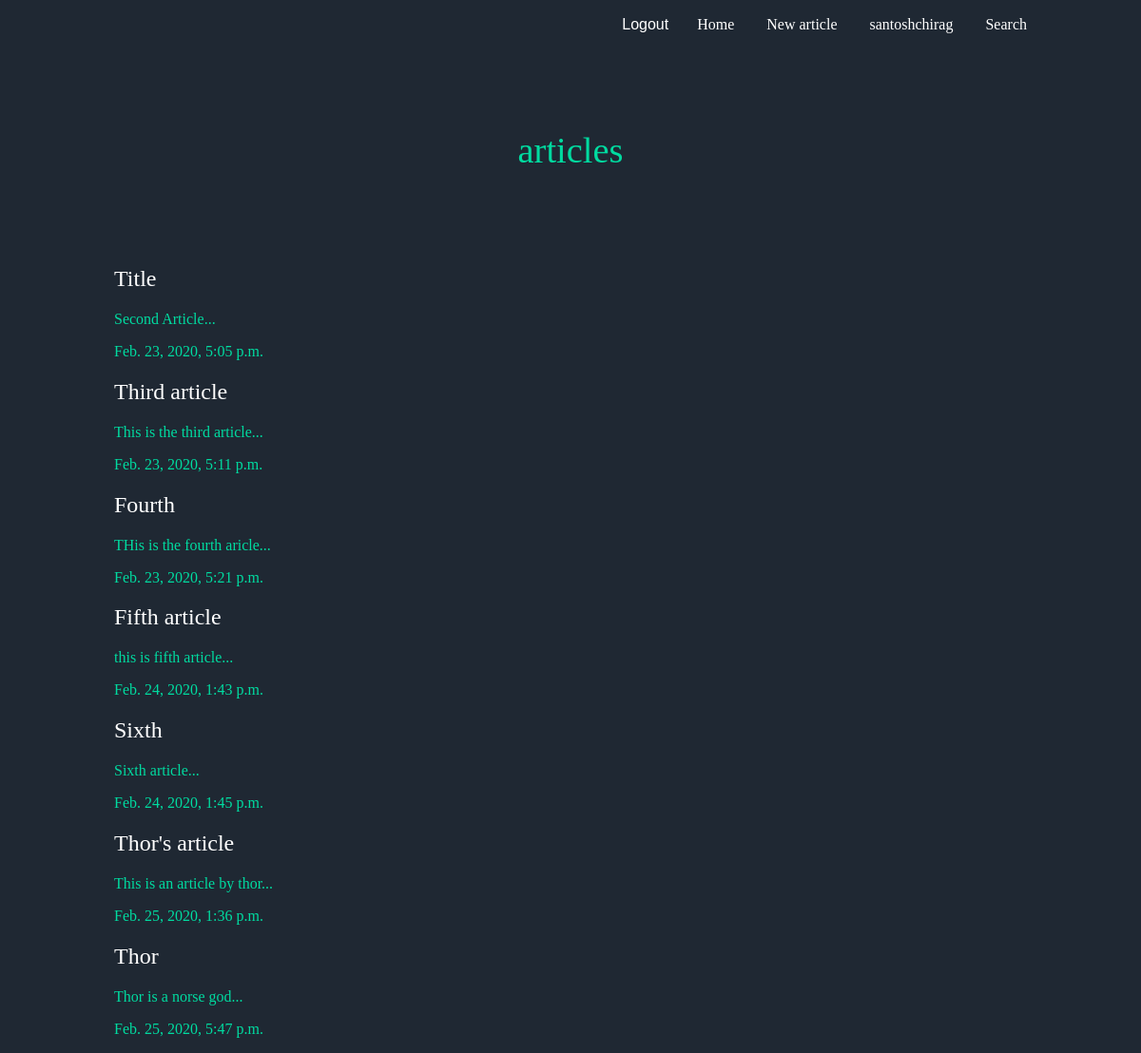
The page /articles/my_articles (signed in) on the database its author committed.
### articles/models.py (models this page shows)
class Article(models.Model):
    title = models.CharField(max_length=100)
    slug = models.SlugField()
    body = models.TextField()
    date = models.DateTimeField(auto_now_add=True)
    thumb = models.ImageField(default="default.png",blank=True)
    author = models.ForeignKey(User,default=None,on_delete=models.PROTECT)
    type = models.CharField(max_length=20)
    def __str__(self):
        return self.title
    def snippet(self):
        return self.body[:50] + "..."

### articles/views.py (the view)
# urls.py: path('my_articles',views.my_articles,name = 'my_articles'),
def my_articles(request):
    articles = Article.objects.filter(author=request.user)
    print(articles)
    return render(request, "articles/my_article.html",{'article':articles})

### articles/templates/articles/my_article.html
{% extends 'base_layout.html' %}
{% block content %}
<h1>articles  </h1>
<div class="wrapper">
        {% for article in article%}
            <div class="wrapper">
                <h2> <a href="{% url 'articles:detail' slug=article.slug %}"> {{article.title}}</a> </h2>
                <p>{{article.snippet}} </p>
                <p>{{article.date}} </p>
            </div>
        {% endfor %}
    </div>
{% endblock %}

### templates/base_layout.html (shortened to what this page needs)
{% load static %}
<!DOCTYPE html>
<html lang="en">
<head>
</head>
    <div class="wrapper">
        <nav>
            <ul>
                {% if user.is_authenticated%}
                <li>
                    <form class="logout-link" action="{% url 'accounts:logout'%}" method="post">
                        <button type="submit">Logout</button>
                    </form>
                </li>
                <li>
                    <a href="{% url 'articles:list' %}"> Home </a>
                    <a href="{% url 'articles:create' %}" style="margin-left: 30px">New article</a>
                    <a href="{% url 'articles:my_articles' %}" style="margin-left: 30px">{{ request.user.username}}</a>
                    <a href="{% url 'articles:search'  %}" style="margin-left: 30px"> Search</a>
                </li>
                {% else %}
                <li>
                    <a href="{% url 'accounts:login' %}">Login</a>
                     <a href="{% url 'accounts:signup' %}" style="margin-left: 30px">Signup</a>
                </li>
                {% endif %}
            </ul>
        </nav>
        {% block content%}
        {% endblock content%}
    </div>
</html>

### rows shown on the page
Article: title "Title", snippet "Second Article...", date "Feb. 23, 2020, 5:05 p.m."
Article: title "Third article", snippet "This is the third article...", date "Feb. 23, 2020, 5:11 p.m."
Article: title "Fourth", snippet "THis is the fourth aricle...", date "Feb. 23, 2020, 5:21 p.m."
Article: title "Fifth article", snippet "this is fifth article...", date "Feb. 24, 2020, 1:43 p.m."
Article: title "Sixth", snippet "Sixth article...", date "Feb. 24, 2020, 1:45 p.m."
Article: title "Thor's article", snippet "This is an article by thor...", date "Feb. 25, 2020, 1:36 p.m."
Article: title "Thor", snippet "Thor is a norse god...", date "Feb. 25, 2020, 5:47 p.m."

### other values the page prints
{{ request.user.username }} "santoshchirag"
